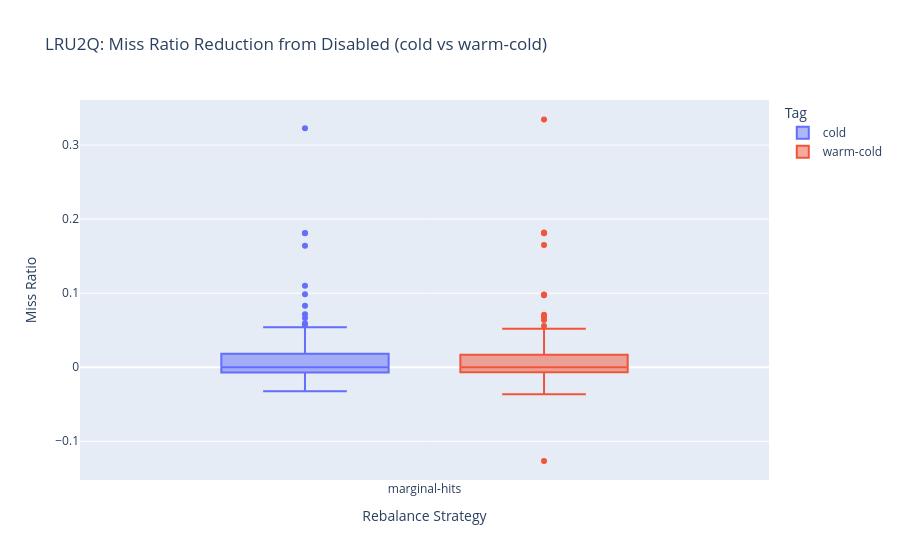

The cell this chart's notebook holds for it:
### Code cell
plot_df = remapped_df[(remapped_df['monitor_interval'] == 50_000) | (remapped_df['rebalance_strategy'] == 'disabled')]
plot_lru2q_marginal_boxplot(plot_df)

### Figure 1 — Plotly figure (JSON) as saved in the notebook; plotly's stock layout.template omitted (floating-point values rounded to 4 significant figures; data arrays with more than 128 entries replaced by an {"elided": "..."} marker saying what was removed)
{"data": [{"alignmentgroup": "True", "hovertemplate": "tag=cold<br>rebalance_strategy=%{x}<br>miss_ratio_reduction_from_disabled=%{y}<extra></extra>", "legendgroup": "cold", "marker": {"color": "#636efa"}, "name": "cold", "notched": false, "offsetgroup": "cold", "orientation": "v", "showlegend": true, "type": "box", "x": {"elided": "176 str values"}, "x0": " ", "xaxis": "x", "y": {"elided": "176 float values"}, "y0": " ", "yaxis": "y"}, {"alignmentgroup": "True", "hovertemplate": "tag=warm-cold<br>rebalance_strategy=%{x}<br>miss_ratio_reduction_from_disabled=%{y}<extra></extra>", "legendgroup": "warm-cold", "marker": {"color": "#EF553B"}, "name": "warm-cold", "notched": false, "offsetgroup": "warm-cold", "orientation": "v", "showlegend": true, "type": "box", "x": {"elided": "175 str values"}, "x0": " ", "xaxis": "x", "y": {"elided": "175 float values"}, "y0": " ", "yaxis": "y"}], "layout": {"boxmode": "group", "legend": {"title": {"text": "Tag"}, "tracegroupgap": 0}, "title": {"text": "LRU2Q: Miss Ratio Reduction from Disabled (cold vs warm-cold)"}, "xaxis": {"anchor": "y", "domain": [0, 1], "title": {"text": "Rebalance Strategy"}}, "yaxis": {"anchor": "x", "domain": [0, 1], "title": {"text": "Miss Ratio"}}}}
